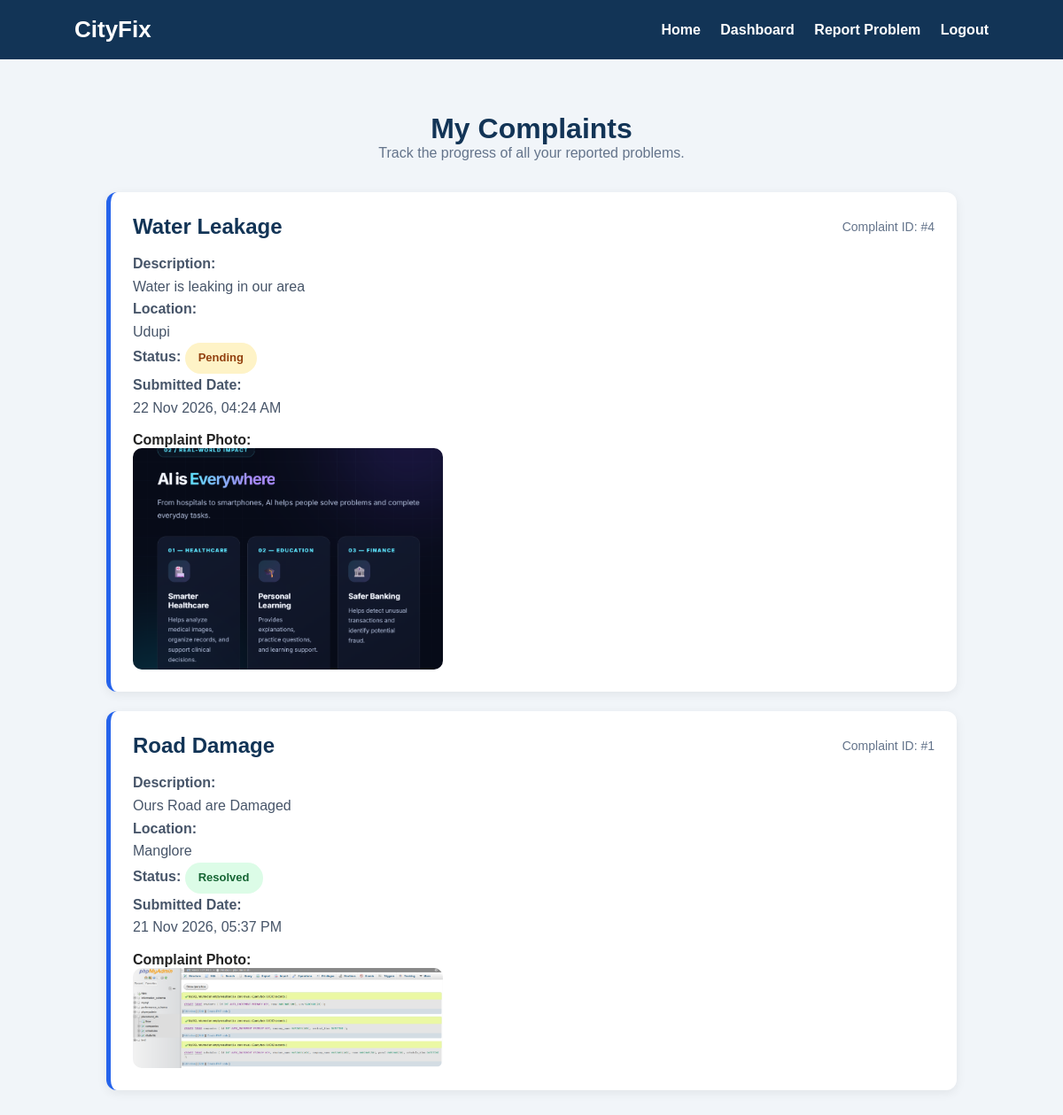
The app's page /my_complaints.php (signed in) with its own data.
### tables this page shows
CREATE TABLE `complaints` (
  `id` int(11) NOT NULL,
  `user_id` int(11) NOT NULL,
  `category` varchar(100) NOT NULL,
  `description` text NOT NULL,
  `location` varchar(255) NOT NULL,
  `image` varchar(255) DEFAULT NULL,
  `status` varchar(50) DEFAULT 'Pending',
  `created_at` timestamp NOT NULL DEFAULT current_timestamp(),
  `latitude` decimal(10,8) DEFAULT NULL,
  `longitude` decimal(11,8) DEFAULT NULL
);

### my_complaints.php (the view, shortened to what this page needs)
<?php
include "db.php";
$user_id = $_SESSION['user_id'];
$sql = "SELECT * FROM complaints
        WHERE user_id = ?
        ORDER BY created_at DESC";
$stmt = mysqli_prepare($conn, $sql);
mysqli_stmt_bind_param($stmt, "i", $user_id);
mysqli_stmt_execute($stmt);
$result = mysqli_stmt_get_result($stmt);
?>
<!DOCTYPE html>
<html lang="en">
<head>
    <link rel="stylesheet" href="./css/style.css?v=4">
</head>
<body>
<header>
    <h2>CityFix</h2>
    <nav>
        <a href="index.php">Home</a>
        <a href="dashboard.php">Dashboard</a>
        <a href="report.php">Report Problem</a>
        <a href="logout.php">Logout</a>
    </nav>
</header>
<main class="page-container">
    <section class="page-title">
        <h1>My Complaints</h1>
        <p>
            Track the progress of all your reported problems.
        </p>
    </section>
    <?php if (mysqli_num_rows($result) > 0) { ?>
        <?php while ($row = mysqli_fetch_assoc($result)) { ?>
            <?php
            $status = $row['status'] ?? '';
            $status_class = 'unknown';
            if ($status === 'Pending') {
                $status_class = 'pending';
            } elseif ($status === 'In Progress') {
                $status_class = 'in-progress';
            } elseif ($status === 'Resolved') {
                $status_class = 'resolved';
            }
            ?>
            <div class="complaint-card">
                <div class="complaint-top">
                    <h2>
                        <?php echo htmlspecialchars($row['category']); ?>
                    </h2>
                    <span class="complaint-id">
                        Complaint ID: #<?php echo (int)$row['id']; ?>
                    </span>
                </div>
                <div class="complaint-info">
                    <p>
                        <strong>Description:</strong><br>
                        <?php echo nl2br(htmlspecialchars($row['description'])); ?>
                    </p>
                    <p>
                        <strong>Location:</strong><br>
                        <?php echo htmlspecialchars($row['location']); ?>
                    </p>
                    <p>
                        <strong>Status:</strong>
                        <span class="status <?php echo $status_class; ?>">
                            <?php echo htmlspecialchars($status); ?>
                        </span>
                    </p>
                    <p>
                        <strong>Submitted Date:</strong><br>
                        <?php
                        echo !empty($row['created_at'])
                            ? htmlspecialchars(date("d M Y, h:i A", strtotime($row['created_at'])))
                            : "Not available";
                        ?>
                    </p>
                </div>
                <?php if (!empty($row['image'])) { ?>
                    <div class="complaint-image">
                        <strong>Complaint Photo:</strong><br>
                        <img
                            src="uploads/<?php echo rawurlencode(basename($row['image'])); ?>"
                            alt="Complaint photo"
                            loading="lazy"
                        >
                    </div>
                <?php } ?>
            </div>
        <?php } ?>
    <?php } ?>
</main>
</body>
</html>

### css/style.css (style rules this page uses)
* { margin: 0; padding: 0; box-sizing: border-box; }
body { font-family: Arial, sans-serif; background: #f1f7f4; color: #222; }
header { background: #123b32; color: white; padding: 22px 7%; display: flex; justify-content: space-between; align-items: center; }
header h2 { font-size: 28px; }
nav a { color: white; text-decoration: none; margin-left: 20px; font-weight: bold; }

### my_complaints.php (style rules this page uses)
body { background: #f1f5f9; margin: 0; font-family: Arial, sans-serif; }
header { background: #123456; color: white; padding: 18px 7%; display: flex; justify-content: space-between; align-items: center; }
header h2 { margin: 0; font-size: 26px; }
nav a { color: white; text-decoration: none; margin-left: 18px; font-weight: bold; }
.page-container { max-width: 1000px; margin: 40px auto; padding: 20px; }
.page-title { text-align: center; margin-bottom: 35px; }
.page-title h1 { color: #123456; font-size: 32px; }
.page-title p { color: #64748b; }
.complaint-card { background: white; padding: 25px; margin: 22px auto; border-radius: 12px; box-shadow: 0 3px 12px rgba(0,0,0,0.07); border-left: 5px solid #2563eb; }
.complaint-top { display: flex; justify-content: space-between; align-items: center; flex-wrap: wrap; gap: 12px; margin-bottom: 15px; }
.complaint-top h2 { color: #123456; margin: 0; }
.complaint-id { color: #64748b; font-size: 14px; }
.complaint-info p { color: #475569; line-height: 1.6; overflow-wrap: anywhere; }
.status { display: inline-block; padding: 7px 15px; border-radius: 20px; font-size: 13px; font-weight: bold; }
.pending { background: #fef3c7; color: #92400e; }
.resolved { background: #dcfce7; color: #166534; }
.complaint-image { margin-top: 15px; }
.complaint-image img { width: 100%; max-width: 350px; max-height: 250px; object-fit: cover; border-radius: 10px; display: block; }

### records on screen
complaints: category "Water Leakage", id "4", description "Water is leaking in our area", location "Udupi", status "Pending", created_at "22 Nov 2026, 04:24 AM", image (picture)
complaints: category "Road Damage", id "1", description "Ours Road are Damaged", location "Manglore", status "Resolved", created_at "21 Nov 2026, 05:37 PM", image (picture)
